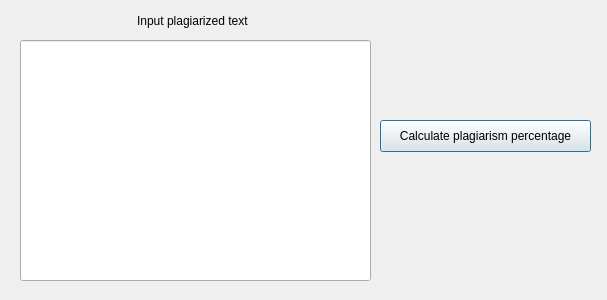
<?xml version="1.0" encoding="UTF-8"?>
<ui version="4.0">
 <class>StartingWindow</class>
 <widget class="QDialog" name="StartingWindow">
  <property name="geometry">
   <rect>
    <x>0</x>
    <y>0</y>
    <width>607</width>
    <height>300</height>
   </rect>
  </property>
  <property name="windowTitle">
   <string>Dialog</string>
  </property>
  <widget class="QLineEdit" name="lineEdit">
   <property name="geometry">
    <rect>
     <x>20</x>
     <y>40</y>
     <width>351</width>
     <height>241</height>
    </rect>
   </property>
  </widget>
  <widget class="QLabel" name="label">
   <property name="geometry">
    <rect>
     <x>137</x>
     <y>5</y>
     <width>151</width>
     <height>31</height>
    </rect>
   </property>
   <property name="text">
    <string>Input plagiarized text</string>
   </property>
  </widget>
  <widget class="QPushButton" name="pushButton">
   <property name="geometry">
    <rect>
     <x>380</x>
     <y>120</y>
     <width>211</width>
     <height>32</height>
    </rect>
   </property>
   <property name="text">
    <string>Calculate plagiarism percentage</string>
   </property>
  </widget>
 </widget>
 <resources/>
 <connections/>
</ui>
